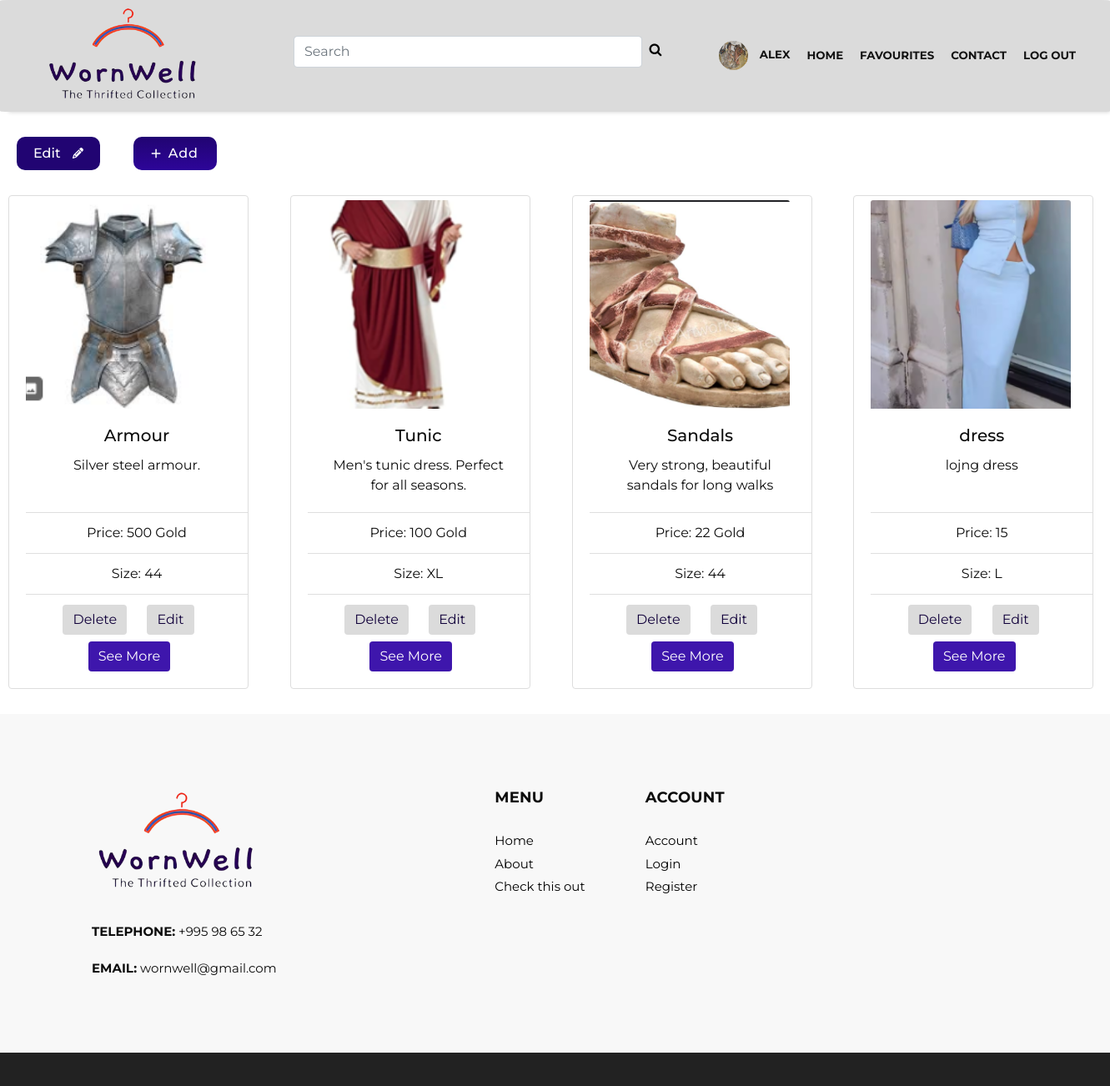
Page /account/ (signed in) on the committed database.
### base/models.py (models this page shows, shortened)
class User(AbstractUser):
    username = models.CharField(max_length=6, unique=True)
    items = models.ManyToManyField(Items, blank=True, related_name="users_items")  # Adjusted related_name to avoid clash
    avatar = models.ImageField(null=True, default='avatar.svg')

class Items(models.Model):
    creator = models.ForeignKey('User', on_delete=models.SET_NULL, null=True, blank=True, related_name="created_items")
    name = models.CharField(max_length=30)
    image = models.ImageField(blank=True, null=True)
    price = models.CharField(max_length=10)
    size = models.CharField(max_length=10)
    colour = models.CharField(max_length=30)
    subcat = models.ForeignKey(Subcat, on_delete=models.SET_NULL, null=True, blank=True)
    description = models.TextField(max_length=200)

### base/views.py (the view)
def account(request):
    q = request.GET.get('q') if request.GET.get('q') != None else ""
    items = Items.objects.filter(Q(name__icontains=q) | Q(description__icontains=q) | Q(subcat__name__icontains=q) )
    context = {"items": items}
    return render(request,'base/account.html', context)

### base/templates/base/account.html (shortened to what this page needs)
{% extends 'main.html'%}
{% block content %}
<div class="buttons-1-7">
    <a href="{% url 'update_user'%}" style="text-decoration:none">
    <button class="Btn-7">Edit
    </button>
</a>
<a href="{%url 'add'%}" style="text-decoration:none">
   <button class="cssbuttons-io-button">
  <svg xmlns="http://www.w3.org/2000/svg" viewBox="0 0 24 24" width="24" height="24"><path fill="none" d="M0 0h24v24H0z"></path><path fill="currentColor" d="M11 11V5h2v6h6v2h-6v6h-2v-6H5v-2z"></path></svg>
  <span>Add</span>
</button>
</a>
 </div>
<div class="cards">
  {% for item in items%}
  {% if request.user == item.creator %}
       <div class="card" style="width: 18rem; margin-left:10px;">
           <img src="{{item.image.url }}" class="card-img-top" alt="..." style="width: 15rem; height:250px;   object-fit: cover;margin-right:20px; margin-top:5px">
  <div class="card-body">
    <h5 class="card-title" >{{item.name}}</h5>
    <p class="card-text">{{item.description}}</p>
  </div>
  <ul class="list-group list-group-flush">
    <li class="list-group-item">Price: {{item.price}}</li>
    <li class="list-group-item">Size: {{item.size}} </li>
  </ul>
  <div class="card-body-2" style="margin-top: 5px; margin-right: 20px;">
 {% if request.user == item.creator%}
      <a href="{% url 'delete_item' item.id %}" class="card-link"> <button type="button" class="btn btn-primary" style="background-color: rgb(219, 219, 219); color:rgb(17, 1, 59) ; border: none; margin-top: 8px;"> Delete </button></a>
      <a href="{% url 'update_item' item.id %}" class="card-link"> <button type="button" class="btn btn-primary" style="background-color: rgb(219, 219, 219);color:rgb(17, 1, 59) ; border: none; margin-top: 8px;"> Edit </button></a>
    {% endif %}
    <a href="{% url 'about'  item.id %}" class="card-link"> <button type="button" class="btn btn-primary" style="background-color: rgb(62, 22, 172) ; border: none;  margin-top: 8px;margin-right:18px;"> See More</button></a>
  </div>
       </div>
  {% endif %}
  {% endfor %}
</div>
{% endblock %}

### templates/main.html (shortened to what this page needs)
<!DOCTYPE html>
<html lang="en">
{% load static %}
<head>
    {% load static %}
<link rel="stylesheet" type="text/css" href="{% static 'css/bootstrap.css' %}" />
      <link href="{% static 'css/font-awesome.min.css'%}" rel="stylesheet" />
      <link href="{% static 'css/style1.css'%}" rel="stylesheet" />
      <link href="{% static 'css/responsive.css'%}" rel="stylesheet" />
</head>
<body>
  {% include 'navbar.html' %}
    {% block content %}
    {% endblock %}
  {% include 'footer.html' %}
</body>
</html>

### templates/navbar.html (shortened to what this page needs)
{% load static %}
 <div class="hero_area">
         <header class="header_section">
            <div class="container">
               <nav class="navbar navbar-expand-lg custom_nav-container ">
                  <a class="navbar-brand" href="{% url 'home' %}">
                      <img width="200px" src="{%static 'images/logo.png'%}" alt="#" /></a>
                  <div class="collapse navbar-collapse" id="navbarSupportedContent">
                       <div class="search_form">
                   <form class="d-flex" role="search" style="width:100%;  margin-top:10px;" >
              <input name="q"
                class="form-control me-2"
                type="search"
                placeholder="search"
                aria-label="Search"
                     value="{{q}}"
              />
                   <button class="btn  my-2 my-sm-0 nav_search-btn"  type="submit" >
                           <i class="fa fa-search" aria-hidden="true"> </i></button>
                   </form>
               </div>
                     <ul class="navbar-nav">
                         {% if  request.user.is_authenticated%}
                         <li class="nav-item ">
                         <div style="display:flex; align-items: center; justify-content: center">
                             <a class="nav-link" href="{% url 'account' %}">
                             <img src="{{request.user.avatar.url }}" style="width:35px; height:35px; border-radius:50px; margin-right:10px"> {{request.user.username}}</a>
                         </div>
                            </li>
                          {% endif %}
                         <li class="nav-item active">
                           <a class="nav-link" href="{% url 'home' %}">Home <span class="sr-only">(current)</span></a>
                        </li>
                        {% if not request.user.is_authenticated%}
                        <li class="nav-item">
                           <a class="nav-link" href="{% url 'product'%}">Products</a>
                        </li>
                          {%else%}
                         <li class="nav-item">
                           <a class="nav-link" href="{%url 'favourites' user.id %}">Favourites </a>
                        </li>
                         {% endif %}
                        <li class="nav-item">
                           <a class="nav-link" href="{%url 'contact' %}">Contact</a>
                        </li>
                         {% if request.user.is_authenticated %}
                   <li class="nav-item" >
                           <a  class="nav-link" href="{% url 'logout'  %}">Log Out</a>
                       </li>
                     {% endif %}
                     </ul>
                  </div>
               </nav>
            </div>
         </header>
    </div>

### templates/footer.html
{% load static %}
      <footer>
         <div class="container">
            <div class="row-1">
               <div class="col-md-4">
                   <div class="full">
                      <div class="logo_footer">
                        <a href="{% url 'home' %}"><img width="210" src="{% static 'images/logo.png' %}" alt="#" /></a>
                      </div>
                      <div class="information_f">
                        <p><strong>TELEPHONE:</strong> +995 98 65 32</p>
                        <p><strong>EMAIL:</strong> wornwell@gmail.com</p>
                      </div>
                   </div>
               </div>
               <div class="col-md-8">
                  <div class="row-1">
                  <div class="col-md-7">
                     <div class="row-1" style="margin-left: 100px;">
                        <div class="col-md-6" >
                     <div class="widget_menu">
                        <h3>Menu</h3>
                        <ul>
                           <li><a href="{% url 'home' %}">Home</a></li>
                           <li><a href="{% url 'info' %}">About</a></li>
                           <li><a href="{% url 'product' %}">Check this out</a></li>
                        </ul>
                     </div>
                  </div>
                  <div class="col-md-6">
                     <div class="widget_menu">
                        <h3>Account</h3>
                        <ul>
                           {% if  request.user.is_authenticated%}
                           <li><a href="{% url 'account' %}">Account</a></li>
                           {% endif %}
                           <li><a href="{% url 'login' %}">Login</a></li>
                           <li><a href="{% url 'register' %}">Register</a></li>
                        </ul>
                     </div>
                  </div>
                     </div>
                  </div>
                  </div>
               </div>
            </div>
         </div>
      </footer>
      <div class="cpy_">
      </div>

### static/css/style1.css (style rules this page uses)
* { box-sizing: border-box; }
body { font-family: 'Montserrat', sans-serif; color: #0c0c0c; background-color: #ffffff; overflow-x: hidden; }
a, a:hover, a:focus { text-decoration: none; }
.btn, .btn:focus { outline: none !important; -webkit-box-shadow: none; box-shadow: none; }
.hero_area { position: relative; min-height: 10vh; display: -webkit-box; display: -ms-flexbox; display: flex; -webkit-box-orient: vertical; -webkit-box-direction: normal; -ms-flex-direction: column; flex-direction: column; }
.header_section { padding: 0px 0; background-color: rgb(219, 219, 219) ; border: solid; border-width: thin; border-radius: 0.81%; border-color:rgb(219, 219, 219) ;; margin-bottom: 10px; box-shadow: 5px 5px 5px -5px rgba(0,0,0,.2); }
.navbar-brand { font-family: 'Playfair Display', serif; margin-left: -100px; margin-right: 60px; }
.custom_nav-container { padding: 0; }
.custom_nav-container .navbar-nav { margin-left: 50px; }
.custom_nav-container .navbar-nav .nav-item .nav-link { padding: 5px 10px; color: #131313; text-align: center; text-transform: uppercase; border-radius: 5px; -webkit-transition: all 0.3s; transition: all 0.3s; font-weight: 700; font-size: smaller; }
.custom_nav-container .nav_search-btn { width: 35px; height: 35px; padding: 0; border: none; color: #000000; }
footer { margin-top: 30px; }
footer { background: #f8f8f8; padding: 90px 0 70px; }
.logo_footer { margin-bottom: 30px; }
.information_f p { margin-bottom: 1.2rem; line-height: 25px; font-size: 15px; }
.widget_menu h3 { font-size: 18px; font-weight: 700; text-transform: uppercase; letter-spacing: 0.2px; margin-bottom: 25px; }
.widget_menu ul { list-style: none; padding: 0; margin: 0; }
.widget_menu ul li { float: left; width: 100%; }
.widget_menu ul li a { font-size: 15px; color: #000; margin-bottom: 0; float: left; width: 100%; margin-top: 5px; }
.widget_menu { float: left; width: 100%; }
form input { background: #fff; border: solid #ccc 1px; padding: 15px 15px; width: 100%; font-size: 14px; margin-bottom: 20px; text-transform: capitalize; line-height: normal; }
.cpy_ { background: #222; text-align: center; padding: 20px 0; }
.search_form { display: flex: justify-content: center; align-items: center; margin-left: 20px; width: 450px; margin-right: 0px; padding-right : 0px; }
.cssbuttons-io-button { display: flex; align-items: center; font-family: inherit; font-weight: 500; font-size: 16px; padding: 0.7em 1.4em 0.7em 1.1em; color: white; background: rgb(33, 4, 114); background: linear-gradient(0deg, rgba(45, 5, 153,1) 0%, rgba(33,4,114,1) 100%); border: none; box-shadow: 0 0.7em 1.5em -0.5em ; letter-spacing: 0.05em; border-radius: 10px; margin-left: 40px; width: 100px; height: 40px; }
.cssbuttons-io-button svg { margin-right: 6px; }
.Btn-7 { position: relative; display: flex; align-items: center; justify-content: flex-start; width: 100px; height: 40px; border: none; padding: 0px 20px; background-color: rgb(33,4,114); color: white; font-weight: 500; cursor: pointer; border-radius: 10px; box-shadow: 5px 5px 0px rgb(45, 5, 153,); transition-duration: .3s; margin-top:20px; margin-left: 20px; margin-bottom: 20px; }
.svg-p { width: 13px; position: absolute; right: 0; margin-right: 20px; fill: white; transition-duration: .3s; }
.Btn-7, { margin-top: 20px; margin-left: 50px; margin-bottom: 20px; }
.buttons-1-7 { display: flex; align-items: center; }

### static/css/responsive.css (style rules this page uses)
@media (min-width: 1200px) { .container { max-width: 1170px; } }

### base/templates/base/account.html (style rules this page uses)
.cards { margin-top: 10px; display: grid; grid-template-columns: repeat(4, 1fr); gap: 20px;  }
.card { border: 1px solid #ddd; border-radius: 4px; padding: 20px; padding-top:0px; padding-right:0px; text-align: center; box-sizing: border-box; }

### rows in the picture
User: user.avatar (picture), user.username "ALEX"
Items: image (picture), name "Armour", description "Silver steel armour.", price "500 Gold", size "44", shows "Delete"
Items: image (picture), name "Tunic", description "Men's tunic dress. Perfect for all seasons.", price "100 Gold", size "XL", shows "Delete"
Items: image (picture), name "Sandals", description "Very strong, beautiful sandals for long walks", price "22 Gold", size "44", shows "Delete"
Items: image (picture), name "dress", description "lojng dress", price "15", size "L", shows "Delete"
